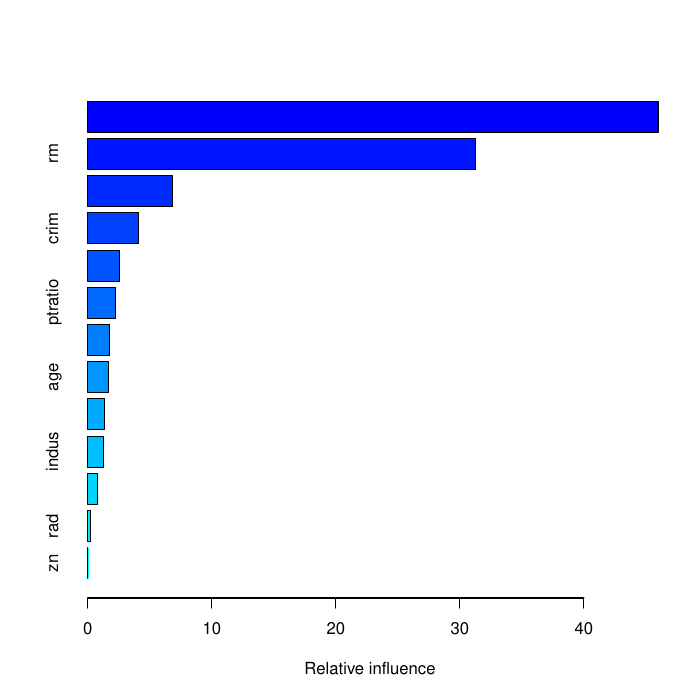

Here is the R script that generated this plot:
# Fit boosted regression trees to the Boston dataset
library(MASS)
library(gbm)

set.seed(1)
pdf('boosting.pdf')
train=sample(1:nrow(Boston), nrow(Boston)/2)
boost.boston=gbm(medv~.,data=Boston[train,], distribution="gaussian",
                 n.trees=5000, interaction.depth=4)


summary(boost.boston)
#             var     rel.inf
# lstat     lstat 45.96792013
# rm           rm 31.22018272
# dis         dis  6.80567724
# crim       crim  4.07534048
# nox         nox  2.56586166
# ptratio ptratio  2.26983216
# black     black  1.78740116
# age         age  1.64495723
# tax         tax  1.36917603
# indus     indus  1.27052715
# chas       chas  0.80066528
# rad         rad  0.20727091
# zn           zn  0.01518785

par(mfrow=c(1,2))
plot(boost.boston, i='rm')
plot(boost.boston, i="lstat")

yhat.boost=predict(boost.boston, newdata=Boston[-train,],
                  n.trees=5000)
# MSE
mean((yhat.boost-Boston[-train,"medv"])^2)
# [1] 11.84694


dev.off()
